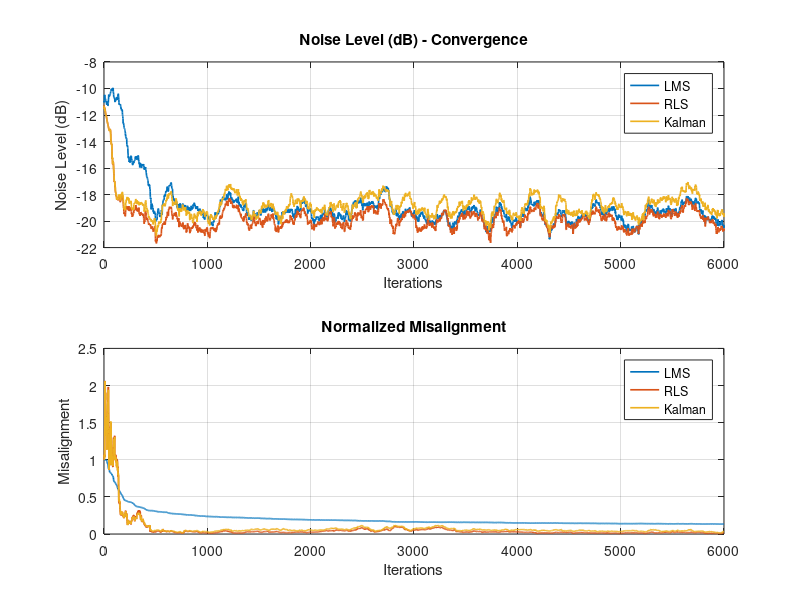

MATLAB code to generate this figure:
% Active Noise Control: LMS, RLS, and Kalman Filter Comparison
% Based on: "The Kalman Filter in Active Noise Control" by Lopes & Piedade

clear; clc; close all;

%% 1. System Initialization
iterations = 6000;
filter_length = 32; % 32-taps FIR filter 

% Generate Secondary Path s(n) and Unknown Primary Path w(n)
s = fir1(filter_length - 1, 0.4)'; % 32-tap low pass FIR filter [cite: 187]
w_true = fir1(filter_length - 1, 0.5)'; % 32-tap low pass FIR filter [cite: 187]

% Reference signal u(n)
% Generated by passing white noise through a filter [cite: 190]
u = filter(fir1(15, [0.2 0.8]), 1, randn(iterations, 1)); 

% Measurement noise r(n) with amplitude 0.1 [cite: 189]
r = 0.1 * randn(iterations, 1);

% Primary noise d(n)
d = filter(w_true, 1, u) + r;

%% 2. Algorithm Parameters
% LMS Parameters [cite: 28, 30]
m_LMS = 0.01; % Step size m
w_LMS = zeros(filter_length, 1);
e_LMS_history = zeros(iterations, 1);
misalign_LMS = zeros(iterations, 1);

% RLS Parameters [cite: 34-42]
lambda_RLS = 0.999;
delta = 0.01; 
P_RLS = (1/delta) * eye(filter_length); % Initialized to (1/d)*I [cite: 42]
w_RLS = zeros(filter_length, 1);
e_RLS_history = zeros(iterations, 1);
misalign_RLS = zeros(iterations, 1);

% Kalman Parameters [cite: 60-68, 156, 163-167]
lambda_Kalman = 0.99999; % Used for transition matrix [cite: 426]
J_min = var(r); % Power of r(n) [cite: 167]
Q1 = (1 - lambda_Kalman) * eye(filter_length); % State noise variance [cite: 156, 165]
Q2 = J_min; % Measurement noise variance [cite: 156]
F = eye(filter_length); % Transition matrix F(n+1,n) = I (or lambda*I) [cite: 156]

K_kalman_cov = eye(filter_length); % K(0) = E[x(0)x^H(0)] [cite: 68]
x_kalman = zeros(filter_length, 1); % state vector estimate \hat{w} [cite: 156]
e_Kalman_history = zeros(iterations, 1);
misalign_Kalman = zeros(iterations, 1);

% Buffer for the reference signal u(n)
u_buffer = zeros(filter_length, 1);

%% 3. Main Adaptive Loop
for n = 1:iterations
    % Shift buffer
    u_buffer = [u(n); u_buffer(1:end-1)];
    
    % Desired signal at current instant
    d_n = d(n);

    %% --- LMS Algorithm [cite: 26-29] ---
    y_LMS = w_LMS' * u_buffer;
    e_LMS = d_n - y_LMS;
    w_LMS = w_LMS + m_LMS * u_buffer * e_LMS; % w(n+1) = w(n) + m*u(n)*e(n)
    
    e_LMS_history(n) = e_LMS;
    misalign_LMS(n) = norm(w_LMS - w_true)^2 / norm(w_true)^2; % Eq 17 

    %% --- RLS Algorithm  ---
    y_RLS = w_RLS' * u_buffer;
    a_RLS = d_n - y_RLS; 
    
    p_RLS = P_RLS * u_buffer;
    k_denom = lambda_RLS + u_buffer' * p_RLS; 
    k_RLS = p_RLS / k_denom; % Kalman gain equivalent for RLS
    
    w_RLS = w_RLS + k_RLS * a_RLS;
    P_RLS = (1/lambda_RLS) * (P_RLS - k_RLS * u_buffer' * P_RLS);
    
    e_RLS_history(n) = a_RLS;
    misalign_RLS(n) = norm(w_RLS - w_true)^2 / norm(w_true)^2; % Eq 17 

    %% --- Kalman Algorithm [cite: 60-66, 156] ---
    % C(n) is u^T(n) [cite: 156]
    C_n = u_buffer';
    
    % Kalman Gain G(n) [cite: 60]
    % G(n) = F * K * C^H / [C * K * C^H + Q2]
    denominator = C_n * K_kalman_cov * C_n' + Q2;
    G_n = (F * K_kalman_cov * C_n') / denominator;
    
    % A priori error a(n) [cite: 61]
    a_Kalman = d_n - C_n * x_kalman;
    
    % State estimate update [cite: 62]
    x_kalman = F * x_kalman + G_n * a_Kalman;
    
    % Error covariance update K(n) & K(n+1,n) [cite: 65, 66]
    K_n = K_kalman_cov - G_n * C_n * K_kalman_cov;
    K_kalman_cov = F * K_n * F' + Q1;
    
    e_Kalman_history(n) = a_Kalman;
    misalign_Kalman(n) = norm(x_kalman - w_true)^2 / norm(w_true)^2; % Eq 17 
end

%% 4. Plotting Results
% Smoothing the squared error using a moving average filter 
window_size = 100;
smooth_LMS = 10*log10(movmean(e_LMS_history.^2, window_size));
smooth_RLS = 10*log10(movmean(e_RLS_history.^2, window_size));
smooth_Kalman = 10*log10(movmean(e_Kalman_history.^2, window_size));

figure;
subplot(2,1,1);
plot(smooth_LMS, 'DisplayName', 'LMS', 'LineWidth', 1.2); hold on;
plot(smooth_RLS, 'DisplayName', 'RLS', 'LineWidth', 1.2);
plot(smooth_Kalman, 'DisplayName', 'Kalman', 'LineWidth', 1.2);
title('Noise Level (dB) - Convergence');
xlabel('Iterations'); ylabel('Noise Level (dB)');
legend; grid on;

subplot(2,1,2);
plot(misalign_LMS, 'DisplayName', 'LMS', 'LineWidth', 1.2); hold on;
plot(misalign_RLS, 'DisplayName', 'RLS', 'LineWidth', 1.2);
plot(misalign_Kalman, 'DisplayName', 'Kalman', 'LineWidth', 1.2);
title('Normalized Misalignment');
xlabel('Iterations'); ylabel('Misalignment');
legend; grid on;

%% 5. Print Performance Metrics
clc;
% Define the tail length for calculating steady-state averages
tail_len = 1000;

% 1. Steady-State Noise Reduction (Average of last 'tail_len' iterations)
ss_noise_LMS = mean(smooth_LMS(end-tail_len:end));
ss_noise_RLS = mean(smooth_RLS(end-tail_len:end));
ss_noise_Kalman = mean(smooth_Kalman(end-tail_len:end));

% 2. Steady-State Normalized Misalignment (Average of last 'tail_len' iterations)
ss_misalign_LMS = mean(misalign_LMS(end-tail_len:end));
ss_misalign_RLS = mean(misalign_RLS(end-tail_len:end));
ss_misalign_Kalman = mean(misalign_Kalman(end-tail_len:end));

% 3. Convergence Speed (Iterations to reach -15 dB)
thresh = -15;
conv_LMS = find(smooth_LMS < thresh, 1);
if isempty(conv_LMS), conv_LMS = NaN; end % Handle case if it never reaches

conv_RLS = find(smooth_RLS < thresh, 1);
if isempty(conv_RLS), conv_RLS = NaN; end

conv_Kalman = find(smooth_Kalman < thresh, 1);
if isempty(conv_Kalman), conv_Kalman = NaN; end

% --- Print the Results to Command Window ---
fprintf('====================================================\n');
fprintf('      ACTIVE NOISE CONTROL PERFORMANCE METRICS      \n');
fprintf('====================================================\n\n');

fprintf('1. STEADY-STATE NOISE LEVEL (Target ~ -20 dB)\n');
fprintf('----------------------------------------------------\n');
fprintf('   LMS:    %7.2f dB\n', ss_noise_LMS);
fprintf('   RLS:    %7.2f dB\n', ss_noise_RLS);
fprintf('   Kalman: %7.2f dB\n\n', ss_noise_Kalman);

fprintf('2. STEADY-STATE NORMALIZED MISALIGNMENT (Closer to 0 is better)\n');
fprintf('----------------------------------------------------\n');
fprintf('   LMS:    %7.4f\n', ss_misalign_LMS);
fprintf('   RLS:    %7.4f\n', ss_misalign_RLS);
fprintf('   Kalman: %7.4f\n\n', ss_misalign_Kalman);

fprintf('3. CONVERGENCE SPEED (Iterations to cross %d dB)\n', thresh);
fprintf('----------------------------------------------------\n');
fprintf('   LMS:    %7d iterations\n', conv_LMS);
fprintf('   RLS:    %7d iterations\n', conv_RLS);
fprintf('   Kalman: %7d iterations\n\n', conv_Kalman);
